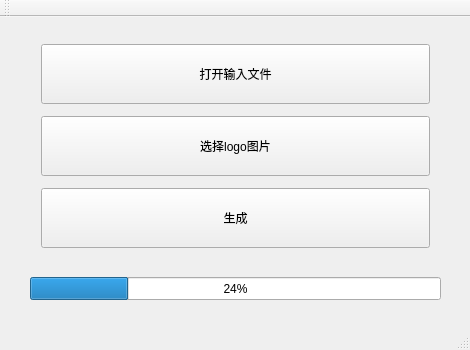
<?xml version="1.0" encoding="UTF-8"?>
<ui version="4.0">
 <class>MainWindow</class>
 <widget class="QMainWindow" name="MainWindow">
  <property name="geometry">
   <rect>
    <x>0</x>
    <y>0</y>
    <width>470</width>
    <height>350</height>
   </rect>
  </property>
  <property name="minimumSize">
   <size>
    <width>470</width>
    <height>350</height>
   </size>
  </property>
  <property name="maximumSize">
   <size>
    <width>470</width>
    <height>350</height>
   </size>
  </property>
  <property name="windowTitle">
   <string>QR码生成工具</string>
  </property>
  <widget class="QWidget" name="centralWidget">
   <widget class="QProgressBar" name="progressBar">
    <property name="geometry">
     <rect>
      <x>30</x>
      <y>260</y>
      <width>411</width>
      <height>23</height>
     </rect>
    </property>
    <property name="value">
     <number>24</number>
    </property>
   </widget>
   <widget class="QWidget" name="layoutWidget">
    <property name="geometry">
     <rect>
      <x>30</x>
      <y>10</y>
      <width>411</width>
      <height>241</height>
     </rect>
    </property>
    <layout class="QVBoxLayout" name="verticalLayout">
     <item>
      <widget class="QPushButton" name="openInputFileBtn">
       <property name="minimumSize">
        <size>
         <width>0</width>
         <height>60</height>
        </size>
       </property>
       <property name="text">
        <string>打开输入文件</string>
       </property>
      </widget>
     </item>
     <item>
      <widget class="QPushButton" name="chooseLogoBtn">
       <property name="minimumSize">
        <size>
         <width>0</width>
         <height>60</height>
        </size>
       </property>
       <property name="text">
        <string>选择logo图片</string>
       </property>
      </widget>
     </item>
     <item>
      <widget class="QPushButton" name="startBtn">
       <property name="sizePolicy">
        <sizepolicy hsizetype="Minimum" vsizetype="Maximum">
         <horstretch>0</horstretch>
         <verstretch>0</verstretch>
        </sizepolicy>
       </property>
       <property name="minimumSize">
        <size>
         <width>0</width>
         <height>60</height>
        </size>
       </property>
       <property name="text">
        <string>生成</string>
       </property>
      </widget>
     </item>
    </layout>
   </widget>
  </widget>
  <widget class="QMenuBar" name="menuBar">
   <property name="geometry">
    <rect>
     <x>0</x>
     <y>0</y>
     <width>470</width>
     <height>22</height>
    </rect>
   </property>
  </widget>
  <widget class="QToolBar" name="mainToolBar">
   <attribute name="toolBarArea">
    <enum>TopToolBarArea</enum>
   </attribute>
   <attribute name="toolBarBreak">
    <bool>false</bool>
   </attribute>
  </widget>
  <widget class="QStatusBar" name="statusBar"/>
 </widget>
 <layoutdefault spacing="6" margin="11"/>
 <resources/>
 <connections/>
</ui>
